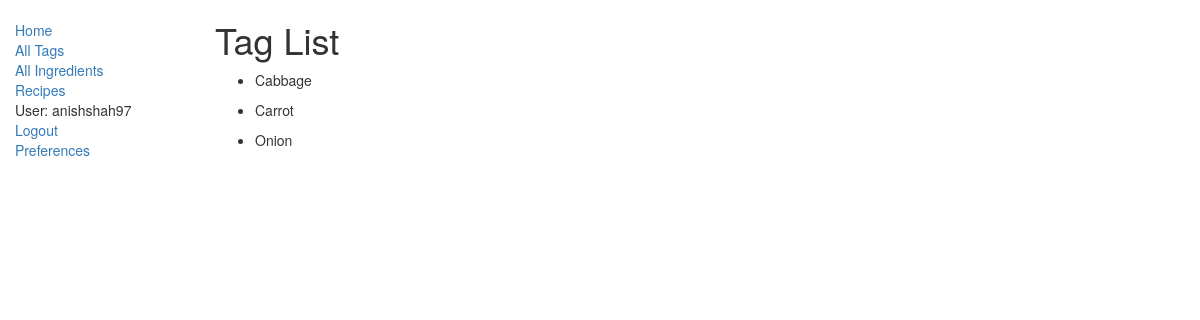
Screenshot of /dashboard/ingredients (signed in) with the database file from the repository.
### dashboard/models.py (models this page shows, shortened)
class Ingredient(models.Model):
	ing_id = models.AutoField(primary_key=True)
	ing_name = models.CharField(max_length=60)
	ing_num = models.IntegerField()

### dashboard/views.py (the view)
# urls.py: url(r'ingredients', views.IngredientListView.as_view(), name='ingredients'),
class IngredientListView(LoginRequiredMixin, generic.ListView):
	model = Ingredient

### dashboard/templates/dashboard/ingredient_list.html
{% extends "base_generic.html" %}
{% block content %}
    <h1>Tag List</h1>
    {% if ingredient_list %}
    <ul>
      {% for ing in ingredient_list %}
      <li>
        <p>{{ ing.ing_name }}</p>
      </li>
      {% endfor %}
    </ul>
    {% else %}
      <p>There are no Ingredients in the database. </p>
    {% endif %}
{% endblock %}

### dashboard/templates/base_generic.html (shortened to what this page needs)
<!DOCTYPE html>
<html lang="en">
<head>
    <link rel="stylesheet" href="https://maxcdn.bootstrapcdn.com/bootstrap/3.3.7/css/bootstrap.min.css">
    {% load static %}
    <link rel="stylesheet" href="{% static 'css/styles.css' %}">
</head>
<body>
    <div class="container-fluid">
        <div class="row">
            <div class="col-sm-2">
                {% block sidebar %}
                <ul class="sidebar-nav">
                    <li><a href="{% url 'index' %}">Home</a></li>
                    <li><a href="{% url 'tags' %}">All Tags</a></li>
                    <li><a href="{% url 'ingredients' %}">All Ingredients</a></li>
                    <li><a href="{% url 'recipes' %}">Recipes</a><li>
                    {% if user.is_authenticated %}
                    <li>User: {{ user.get_username }}</li>
                    <li><a href="{% url 'logout'%}?next=/dashboard/">Logout</a></li>
                    <li><a href="{% url 'preferences'%}?next=/dashboard/">Preferences</a></li>
                    {% else %}
                    <li><a href="{% url 'login'%}?next=/dashboard/">Login</a></li>
                    <li><a href="{% url 'signup'%}?next=/dashboard/">Register</a></li>
                    {% endif %}
                </ul>
                {% endblock %}
            </div>
            <div class="col-sm-10 ">
                {% block content %}{% endblock %}
            </div>
        </div>
    </div>
</body>
</html>

### dashboard/static/css/styles.css (style rules this page uses)
.sidebar-nav { margin-top: 20px; padding: 0; list-style: none; }

### rows the page displays
Ingredient: ing_name "Cabbage"
Ingredient: ing_name "Carrot"
Ingredient: ing_name "Onion"

### other values shown
{{ user.get_username }} "anishshah97"
